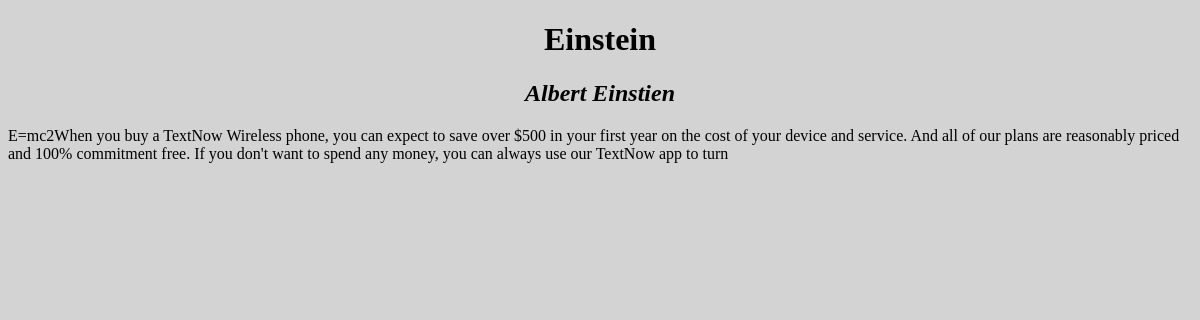
Screenshot of /article.php?id=1 with the database file from the repository.
### tables this page shows
CREATE TABLE IF NOT EXISTS `articles` (
  `id` int(11) NOT NULL AUTO_INCREMENT,
  `title` varchar(255) NOT NULL,
  `author` varchar(255) NOT NULL,
  `body` longtext NOT NULL,
  PRIMARY KEY (`id`)
);

### article.php (the view, shortened to what this page needs)
<!DOCTYPE HTML>
<html>
 <head>
  <link rel="stylesheet" type="text/css" href="style.css"/>
 </head>
 <body>
  <?php
$connection = mysql_connect('127.0.0.1', 'root', '');
?>
<div id = "wrapper">
<?
if ($connection) {
if(!isset($_GET['id'])){
print 'No id found';
}
else{
$id = $_GET['id'];
$result = mysql_query('SELECT id, body, author, title FROM articles WHERE id = "'.$id.'"');
while($row = mysql_fetch_array($result)){
print'<h1>'.$row['title'].'</h1>';
print'<h2><em>'.$row['author'].'</em></h2>';
print'<p>'. $row['body'].'</p>';
}
}
}
?>
</div>
</body>
</html

### style.css (style rules this page uses)
h1 { text-align:center; }
h2 { text-align:center; }
body { background:lightgrey; }
#wrapper { margin:auto; }

### rows the page displays
articles: title "Einstein", author "Albert Einstien", body "E=mc2When you buy a TextNow Wireless phone, you can expect to save over $500 in your first year on the cost of your device and service. And all of our plans are reasonably priced and 100% commitment free. If you don't want to spend any money, you can always use our TextNow app to turn"
